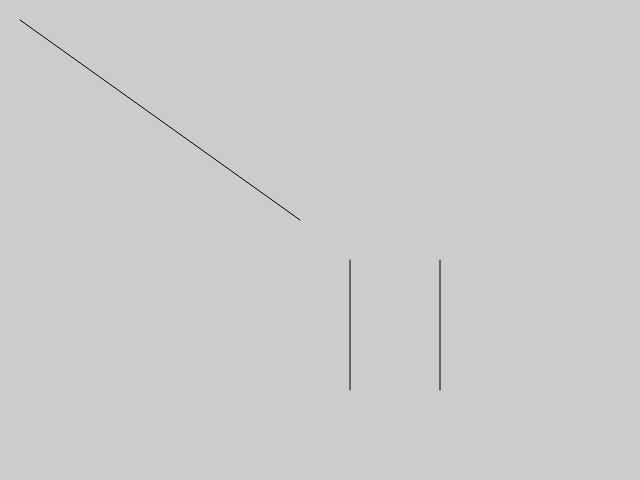
Frame 1 (no input)
Frame 60 (no input): identical to frame 1, image omitted
Frame 120 (the mouse pressed at the canvas centre since frame 60): identical to frame 1, image omitted

The p5.js sketch that drew this single still picture (run headless with seeded random() and noise() and a simulated clock; from frame 60 on, the mouse is pressed at the canvas centre):

// p5.js sketch
// ── sketch.js
function setup() {
  createCanvas(640, 480);
  textAlign(CENTER);
}

function draw() {
  background(204);
  line(20, 20, width/2-20, height/2-20);
  
  if (keyIsPressed) {
    line(width/2-20, 20, 20, height/2-20);

    textSize(64);
    fill(255, 0, 0);
    text(key, width/2, height/2);

    if (key === 'h' || key === 'H'){
      line(width/2 + 30, height/2 + 80, width/2 + 120, height/2 + 80);
    }
    if (key === 'n' || key === 'N'){
      line(width/2 + 30, height/2 + 20, width/2 + 120, height/2 + 150);
    } 
  }
  line(width/2 + 30, height/2 + 20, width/2 + 30, height/2 + 150);
  line(width/2 + 120, height/2 + 20, width/2 + 120, height/2 + 150);
}
